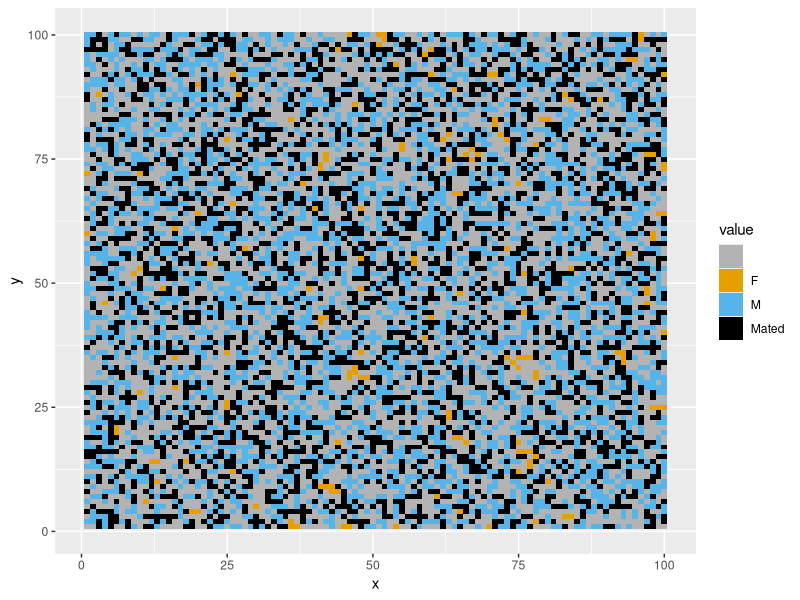
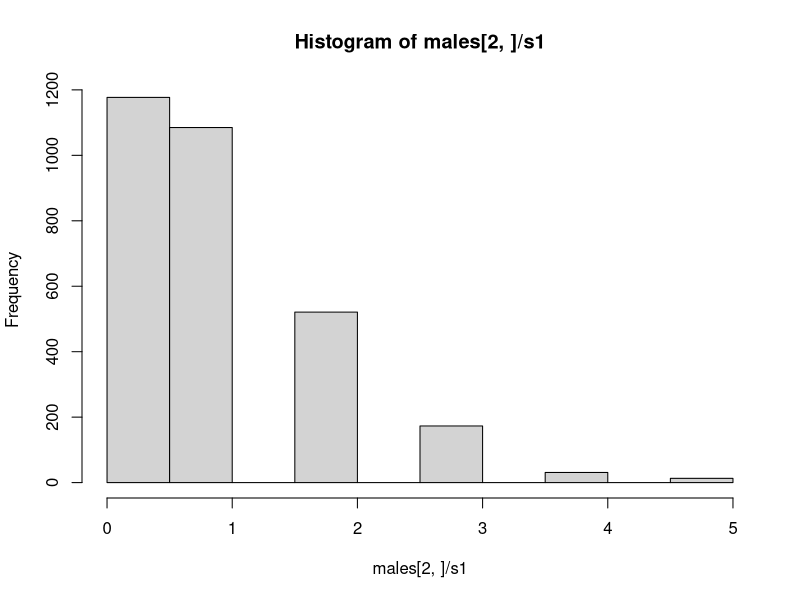
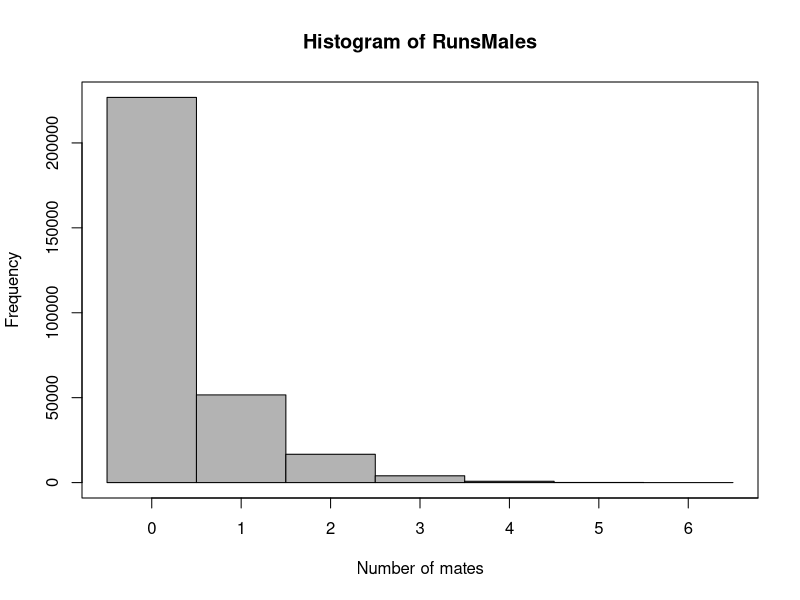

The R source for these figures, in order: (Note: a time limit stopped this script after it produced the figures.)
##### Code for measuring differences in effective population sizes between moss sexes ######

### The code has two major parts
# 1) Varying the population density
# 2) Varying the sex ratio

# Each part has three subsection
# 1) A single run of the simulation which can plot the arena
# 2) Multiple runs of the simulation
# 3) Full simulation which runs multiple runs for a range of parameter values

## Packages needed for plotting
require(reshape2)
require(ggplot2)

# Making colorblind friendly palette
colors <- c("#000000", "#E69F00", "#56B4E9", "#009E73",
            "#F0E442", "#0072B2", "#D55E00", "#CC79A7")


###########################################################
################# Varying the density #####################
###########################################################

# This simulation can be used to vary the density of indiviudals in the arena

####### Individual run of the simulation ########

##### Program ####
aRows <- 100 # Number of rows in spatial grid
aCols <- 100 # Number of columns in spatial grid

# Create empty spatial grid called "arena"
arena <- matrix(data = " ", nrow = aRows, ncol = aCols, byrow = FALSE, dimnames = NULL) 

N <- 6000 # population size, must be even  number because I assume an equal sex ratio

# Randomly selecting locations of individuals on grid
locs <- sample(seq(1,(aRows*aCols),by=1),N,replace=FALSE)

males <- matrix(data = 0, nrow = 2, ncol = N/2) # matrix of males
females <- rep(0,N/2) # matrix of males

m <- 1 # counter for males added 
f <- 1 # counter for males added 
for(i in 1:N){
  # alternate between placing of males and females on grid
  if(i%%2 == 0){
    males[1,m] <- locs[i] # Storing location
    arena[locs[i]] <- "M" # placing on grid
    m = m + 1
  }
  else{
    females[f] <- locs[i] # Storing location
    arena[locs[i]] <- "F"  # placing on grid
    f = f + 1
  }
}

# arena # shows grid

females <- sample(females,(N/2))#shuffle order of males

fM <- 0 # store number of mated females

for(i in 1:length(females)){
  mates <- rep(0,0) # vector of indexes of potential mates
  
  fRow <-(females[i]%% aRows) # convert index to row
  if(fRow == 0){fRow = aRows}
  fCol <- floor(((females[i])/aCols)+.99) # convert index to col
  
  if(fRow-1>0){ #check if there is a female above
    if(arena[(fRow-1),(fCol)] == "M"){
      # convert males loctation back to index
      index <- (((fCol-1)*aCols) + (fRow-1)) 
      # add index to list of potential mates
      mates <- c(mates,index)
    }
  }
  
  if(fRow+1<=aRows){ #check if there is a female below
    if(arena[(fRow+1),(fCol)] == "M"){
      # convert males loctation back to index
      index <- (((fCol-1)*aCols) + (fRow+1)) 
      # add index to list of potential mates
      mates <- c(mates,index)
    }
  }
  
  if(fCol-1>0){ #check if there is a female to the left
    if(arena[(fRow),(fCol-1)] == "M"){
      # convert males loctation back to index
      index <- (((fCol-2)*aCols) + (fRow)) 
      # add index to list of potential mates
      mates <- c(mates,index)
    }
  }
  
  if(fCol+1<=aCols){ #check if there is a female to the right
    if(arena[(fRow),(fCol+1)] == "M"){
      # convert males loctation back to index
      index <- (((fCol)*aCols) + (fRow)) 
      # add index to list of potential mates
      mates <- c(mates,index)
    }
  }
  
  if(fRow-1>0 && fCol-1>0){ #check diagonal up left
    if(arena[(fRow-1),(fCol-1)] == "M"){
      # convert males loctation back to index
      index <- (((fCol-2)*aCols) + (fRow-1)) 
      # add index to list of potential mates
      mates <- c(mates,index)
    }
  }
  
  if(fRow-1>0 && fCol+1<=aCols){ #check diagonal up right
    if(arena[(fRow-1),(fCol+1)] == "M"){
      # convert males loctation back to index
      index <- (((fCol)*aCols) + (fRow-1)) 
      # add index to list of potential mates
      mates <- c(mates,index)
    }
  }
  
  if(fRow+1<=aRows && fCol+1<=aCols){ #diagonal down right
    if(arena[(fRow+1),(fCol+1)] == "M"){
      # convert males loctation back to index
      index <- (((fCol)*aCols) + (fRow+1)) 
      # add index to list of potential mates
      mates <- c(mates,index)
    }
  }
  
  if(fRow+1<=aRows && fCol-1>0){ #check diagonal down left
    if(arena[(fRow+1),(fCol-1)] == "M"){
      # convert males loctation back to index
      index <- (((fCol-2)*aCols) + (fRow+1)) 
      # add index to list of potential mates
      mates <- c(mates,index)
    }
  }
  
  ## Mating
  if(length(mates) > 1){
    mate1 <- sample(mates,1) # randomly select mate
    mateX <- which(males[1,]==mate1) # index of mate
    males[2,mateX] = males[2,mateX] + 1
    
    # Record female as mated in arena
    arena[females[i]] <- "Mated" 
    fM = fM+1 # count how many females mated
  }
  if(length(mates) == 1){
    mateX <- which(males[1,]==mates) # index of mate
    males[2,mateX] = males[2,mateX] + 1
    
    # Record female as mated in arena
    arena[females[i]] <- "Mated" 
    fM = fM+1 # count how many females mated
  }
  
}

#### Plotting final arena ####
x1=melt(arena)
names(x1)=c("x","y","value")
levels(x1$value)=c("Empty","Unmated Female","Male","Mated Female")
qplot(x, y, fill=value, data=x1,geom='tile')+scale_fill_manual(values=c("gray70",colors[2],colors[3],colors[1]))
# Note, this plot looks wrong if the population size
# equals the arena size because there is one less level

## Calculating effective population size
# Scaler that is used to adjust fecundity to keep pop size constant
s1 <- (2/(mean(males[2,]))) # scale to keep pop size equal

# Applying scaler s1 to males
males[2,]<- sapply(males[2,],(function(x){x*s1}))
#mean(males[2,])
#var(males[2,])

# Calculating male (V chromosome) effective pop size
Ne <- ((2*N) - 2) / (2+var(males[2,]))

# Applying scaler to females
fList <- c(rep(s1,fM),rep(0,(N/2)-fM))
#mean(fList)
#var(fList)

# Calculating female (U chromosome) effective pop size
NeF <-  ((2*N) - 2) / (2+var(fList))

# Calculating autosome effective population size
alist <- c(males[2,],fList) # list of whole pop
Auto <- ((4*N) - 2) / (2+var(alist))

#histogram of number of mates per male
hist(males[2,]/s1)



####### Multiple runs of the simulation ########

reps <- 100 # Number of replicates

N <- 6000 # population size, must be even  number because I assume an equal sex ratio

RunsMales <- matrix(data = 0, nrow = reps, ncol = N/2) # matrix of males

RunsNeM <- rep(0,reps) # storing NeM values
RunsNeF <- rep(0,reps) # storing NeF values
RunsNeA <- rep(0,reps) # storing NeA values

for(k in 1:reps){
  ##### Program ####
  aRows <- 100 # Number of rows in spatial grid
  aCols <- 100 # Number of columns in spatial grid
  
  # Create empty spatial grid called "arena"
  arena <- matrix(data = " ", nrow = aRows, ncol = aCols, byrow = FALSE, dimnames = NULL) 
  
  # Randomly selecting locations of individuals on grid
  locs <- sample(seq(1,(aRows*aCols),by=1),N,replace=FALSE)
  
  males <- matrix(data = 0, nrow = 2, ncol = N/2) # matrix of males
  females <- rep(0,N/2) # matrix of males
  
  m <- 1 # counter for males added 
  f <- 1 # counter for males added 
  for(i in 1:N){
    # alternate between placing of males and females on grid
    if(i%%2 == 0){
      males[1,m] <- locs[i] # Storing location
      arena[locs[i]] <- "M" # placing on grid
      m = m + 1
    }
    else{
      females[m] <- locs[i] # Storing location
      arena[locs[i]] <- "F"  # placing on grid
      f = f + 1
    }
  }
  
  # arena # shows grid
  
  females <- sample(females,(N/2))#shuffle order of males
  
  fM <- 0 # store number of mated females
  
  for(i in 1:length(females)){
    mates <- rep(0,0) # vector of indexes of potential mates
    
    fRow <-(females[i]%% aRows) # convert index to row
    if(fRow == 0){fRow = aRows}
    fCol <- floor(((females[i])/aCols)+.99) # convert index to col
    
    if(fRow-1>0){ #check if there is a female above
      if(arena[(fRow-1),(fCol)] == "M"){
        # convert males loctation back to index
        index <- (((fCol-1)*aCols) + (fRow-1)) 
        # add index to list of potential mates
        mates <- c(mates,index)
      }
    }
    
    if(fRow+1<=aRows){ #check if there is a female below
      if(arena[(fRow+1),(fCol)] == "M"){
        # convert males loctation back to index
        index <- (((fCol-1)*aCols) + (fRow+1)) 
        # add index to list of potential mates
        mates <- c(mates,index)
      }
    }
    
    if(fCol-1>0){ #check if there is a female to the left
      if(arena[(fRow),(fCol-1)] == "M"){
        # convert males loctation back to index
        index <- (((fCol-2)*aCols) + (fRow)) 
        # add index to list of potential mates
        mates <- c(mates,index)
      }
    }
    
    if(fCol+1<=aCols){ #check if there is a female to the right
      if(arena[(fRow),(fCol+1)] == "M"){
        # convert males loctation back to index
        index <- (((fCol)*aCols) + (fRow)) 
        # add index to list of potential mates
        mates <- c(mates,index)
      }
    }
    
    if(fRow-1>0 && fCol-1>0){ #check diagonal up left
      if(arena[(fRow-1),(fCol-1)] == "M"){
        # convert males loctation back to index
        index <- (((fCol-2)*aCols) + (fRow-1)) 
        # add index to list of potential mates
        mates <- c(mates,index)
      }
    }
    
    if(fRow-1>0 && fCol+1<=aCols){ #check diagonal up right
      if(arena[(fRow-1),(fCol+1)] == "M"){
        # convert males loctation back to index
        index <- (((fCol)*aCols) + (fRow-1)) 
        # add index to list of potential mates
        mates <- c(mates,index)
      }
    }
    
    if(fRow+1<=aRows && fCol+1<=aCols){ #diagonal down right
      if(arena[(fRow+1),(fCol+1)] == "M"){
        # convert males loctation back to index
        index <- (((fCol)*aCols) + (fRow+1)) 
        # add index to list of potential mates
        mates <- c(mates,index)
      }
    }
    
    if(fRow+1<=aRows && fCol-1>0){ #check diagonal down left
      if(arena[(fRow+1),(fCol-1)] == "M"){
        # convert males loctation back to index
        index <- (((fCol-2)*aCols) + (fRow+1)) 
        # add index to list of potential mates
        mates <- c(mates,index)
      }
    }
    
    ## Mating
    if(length(mates) > 1){
      mate1 <- sample(mates,1) # randomly select mate
      mateX <- which(males[1,]==mate1) # index of mate
      males[2,mateX] = males[2,mateX] + 1
      
      # Record female as mated in arena
      arena[females[i]] <- "Mated" 
      fM = fM+1 # count how many females mated
    }
    if(length(mates) == 1){
      mateX <- which(males[1,]==mates) # index of mate
      males[2,mateX] = males[2,mateX] + 1
      
      # Record female as mated in arena
      arena[females[i]] <- "Mated" 
      fM = fM+1 # count how many females mated
    }
  }
  
  # scaler to keep pop size equal
  s1 <- (2/(mean(males[2,]))) 
  
  # Applying scaler to males
  males[2,]<- sapply(males[2,],(function(x){x*s1}))
  
  # Calculating male (V chromosome) effective pop size
  NeM <- ((2*N) - 2) / (2+var(males[2,]))
  
  # Applying scaler s1 to females 
  fList <- c(rep(s1,fM),rep(0,(N/2)-fM))
  
  # Calculating male (U chromosome) effective pop size
  NeF <-  ((2*N) - 2) / (2+var(fList))
  
  # Calculating autosome effective population size
  alist <- c(males[2,],fList) # list of whole pop
  NeA <- ((4*N) - 2) / (2+var(alist))
  
  RunsMales[k,] <- (males[2,]/s1) # stores males values
  RunsNeM[k] <- NeM # Stores male Ne
  RunsNeF[k] <- NeF # Stores female Ne
  RunsNeA[k] <- NeA # Stores autosome Ne
}


mean(RunsNeM) # Mean NeM of all runs
mean(RunsNeF) # Mean NeF of all runs

### Creates a histogram of number of mates per male
hist(RunsMales,breaks=max(RunsMales),xaxt="n",col="gray70",xlab="Number of mates",ylab="Frequency")
axis(1,at=seq(0.5,max(RunsMales)+.5,by=1),labels=seq(0,max(RunsMales),by=1))
box(which="plot")


######### Full simulation ###########

# Loops through different densities
# Runs multiple replicates for each density
# Plots the results

# Vector of pop sizes to evaluate (must be even numbers)
sizes <- seq(1000,10000,by=1000)

# Vectors for storing results of different runs
NeM_results <- rep(0,length(sizes))
NeF_results <- rep(0,length(sizes))
NeA_results <- rep(0,length(sizes))

vSucM_results <- rep(0,length(sizes))
vSucF_results  <- rep(0,length(sizes))
vSucA_results  <- rep(0,length(sizes))

reps <- 100 # Number of replicates

for(z in 1:length(sizes)){
  
  N <- sizes[z] # population size, must be even  number because I assume an equal sex ratio
  
  RunsMales <- matrix(data = 0, nrow = reps, ncol = N/2) # matrix of males
  
  # Storing Ne results for each runs
  RunsNeM <- rep(0,reps)
  RunsNeF <- rep(0,reps)
  RunsNeA <- rep(0,reps)
  
  vSucM <- rep(0,reps)
  vSucF <- rep(0,reps)
  vSucA <- rep(0,reps)
  
  for(k in 1:reps){
    ##### Program ####
    aRows <- 100 # Number of rows in spatial grid
    aCols <- 100 # Number of columns in spatial grid
    
    # Create empty spatial grid called "arena"
    arena <- matrix(data = " ", nrow = aRows, ncol = aCols, byrow = FALSE, dimnames = NULL) 
    
    # Randomly selecting locations of individuals on grid
    locs <- sample(seq(1,(aRows*aCols),by=1),N,replace=FALSE)
    
    males <- matrix(data = 0, nrow = 2, ncol = N/2) # matrix of males
    females <- rep(0,N/2) # matrix of males
    
    m <- 1 # counter for males added 
    f <- 1 # counter for males added 
    for(i in 1:N){
      # alternate between placing of males and females on grid
      if(i%%2 == 0){
        males[1,m] <- locs[i] # Storing location
        arena[locs[i]] <- "M" # placing on grid
        m = m + 1
      }
      else{
        females[m] <- locs[i] # Storing location
        arena[locs[i]] <- "F"  # placing on grid
        f = f + 1
      }
    }
    
    # arena # shows grid
    
    females <- sample(females,(N/2))#shuffle order of males
    
    fM <- 0 # store number of mated females
    
    for(i in 1:length(females)){
      mates <- rep(0,0) # vector of indexes of potential mates
      
      fRow <-(females[i]%% aRows) # convert index to row
      if(fRow == 0){fRow = aRows}
      fCol <- floor(((females[i])/aCols)+.99) # convert index to col
      
      if(fRow-1>0){ #check if there is a female above
        if(arena[(fRow-1),(fCol)] == "M"){
          # convert males loctation back to index
          index <- (((fCol-1)*aCols) + (fRow-1)) 
          # add index to list of potential mates
          mates <- c(mates,index)
        }
      }
      
      if(fRow+1<=aRows){ #check if there is a female below
        if(arena[(fRow+1),(fCol)] == "M"){
          # convert males loctation back to index
          index <- (((fCol-1)*aCols) + (fRow+1)) 
          # add index to list of potential mates
          mates <- c(mates,index)
        }
      }
      
      if(fCol-1>0){ #check if there is a female to the left
        if(arena[(fRow),(fCol-1)] == "M"){
          # convert males loctation back to index
          index <- (((fCol-2)*aCols) + (fRow)) 
          # add index to list of potential mates
          mates <- c(mates,index)
        }
      }
      
      if(fCol+1<=aCols){ #check if there is a female to the right
        if(arena[(fRow),(fCol+1)] == "M"){
          # convert males loctation back to index
          index <- (((fCol)*aCols) + (fRow)) 
          # add index to list of potential mates
          mates <- c(mates,index)
        }
      }
      
      if(fRow-1>0 && fCol-1>0){ #check diagonal up left
        if(arena[(fRow-1),(fCol-1)] == "M"){
          # convert males loctation back to index
          index <- (((fCol-2)*aCols) + (fRow-1)) 
          # add index to list of potential mates
          mates <- c(mates,index)
        }
      }
      
      if(fRow-1>0 && fCol+1<=aCols){ #check diagonal up right
        if(arena[(fRow-1),(fCol+1)] == "M"){
          # convert males loctation back to index
          index <- (((fCol)*aCols) + (fRow-1)) 
          # add index to list of potential mates
          mates <- c(mates,index)
        }
      }
      
      if(fRow+1<=aRows && fCol+1<=aCols){ #diagonal down right
        if(arena[(fRow+1),(fCol+1)] == "M"){
          # convert males loctation back to index
          index <- (((fCol)*aCols) + (fRow+1)) 
          # add index to list of potential mates
          mates <- c(mates,index)
        }
      }
      
      if(fRow+1<=aRows && fCol-1>0){ #check diagonal down left
        if(arena[(fRow+1),(fCol-1)] == "M"){
          # convert males loctation back to index
          index <- (((fCol-2)*aCols) + (fRow+1)) 
          # add index to list of potential mates
          mates <- c(mates,index)
        }
      }
      
      ## Mating
      if(length(mates) > 1){
        mate1 <- sample(mates,1) # randomly select mate
        mateX <- which(males[1,]==mate1) # index of mate
        males[2,mateX] = males[2,mateX] + 1
        
        # Record female as mated in arena
        arena[females[i]] <- "Mated" 
        fM = fM+1 # count how many females mated
      }
      if(length(mates) == 1){
        mateX <- which(males[1,]==mates) # index of mate
        males[2,mateX] = males[2,mateX] + 1
        
        # Record female as mated in arena
        arena[females[i]] <- "Mated" 
        fM = fM+1 # count how many females mated
      }
    }
    
    # scaler to keep pop size equal
    s1 <- (2/(mean(males[2,]))) 
    
    # Applying scaler to males
    males[2,]<- sapply(males[2,],(function(x){x*s1}))
    
    # Calculating male (V chromosome) effective pop size
    NeM <- ((2*N) - 2) / (2+var(males[2,]))
    
    # Applying scaler s1 to females 
    fList <- c(rep(s1,fM),rep(0,(N/2)-fM))
    
    # Calculating male (U chromosome) effective pop size
    NeF <-  ((2*N) - 2) / (2+var(fList))
    
    # Calculating autosome effective population size
    alist <- c(males[2,],fList) # list of whole pop
    NeA <- ((4*N) - 2) / (2+var(alist))
    
    RunsMales[k,] <- (males[2,]/s1) # stores males values
    RunsNeM[k] <- NeM # Stores male Ne
    RunsNeF[k] <- NeF # Stores female Ne
    RunsNeA[k] <- NeA # Stores autosome Ne
    
    ### Storing variances in reproductive success
    vSucM[k] <- var(males[2,])
    vSucF[k] <- var(fList)
    vSucA[k] <- var(alist)
    
  }
  NeM_results[z] <- mean(RunsNeM) # Mean NeM of all runs
  NeF_results[z] <- mean(RunsNeF) # Mean NeF of all runs
  NeA_results[z] <- mean(RunsNeA) # Mean NeA of all runs
  
  vSucM_results[z] <- mean(vSucM) # Mean vSucM of all runs
  vSucF_results[z]  <- mean(vSucF) # Mean vSucF of all runs
  vSucA_results[z]  <- mean(vSucA) # Mean vSucA of all runs
}

### Plotting effective pop results
# Plots will have to be adjusted depending on parameters
# Export with size (4.3H X 5W)

plot(x=seq(1000,10000,by=1000),y=NeA_results,pch=16,xlab="Realized population size",ylab="Effective population size",cex.axis=.75,col="blue")
lines(x=seq(1000,10000,by=1000),y=NeA_results,col="blue")

lines(x=seq(1000,10000,by=1000),y=NeF_results,lty=1)
points(x=seq(1000,10000,by=1000),y=NeF_results,pch=16)

lines(x=seq(1000,10000,by=1000),y=NeM_results,lty=1)
points(x=seq(1000,10000,by=1000),y=NeM_results,pch=21,col="black",bg="white")

legend(1000,10000,c("Autosome","U chromosome","V chromosome"),pch=c(16,16,1),col=c("blue","black","black"),cex=.75,box.lwd=F,y.intersp=.5,bty="n",seg.len=3,pt.cex = c(1,1,.85))


## Plotting variances in reproductive success
plot(x=seq(1000,10000,by=1000),y=vSucA_results,pch=16,xlab=NA,ylab=NA,cex.axis=.75,col="blue",ylim=c(0,12))
lines(x=seq(1000,10000,by=1000),y=vSucA_results,col="blue")

lines(x=seq(1000,10000,by=1000),y=vSucF_results,lty=1)
points(x=seq(1000,10000,by=1000),y=vSucF_results,pch=16)

lines(x=seq(1000,10000,by=1000),y=vSucM_results,lty=1)
points(x=seq(1000,10000,by=1000),y=vSucM_results,pch=21,col="black",bg="white")


legend(7000,12,c("Males","Total Population","Females"),pch=c(1,16,16),col=c("black","blue","black"),cex=.75,box.lwd=F,y.intersp=.5,bty="n",seg.len=3,pt.cex = c(.85,1,1))


mtext(side = 1, line = 2.5, 'Realized population size',cex=.9)
mtext(side = 2, line = 2.5, 'Variance in reproductive success',cex=.9)



## Plotting differences variances in reproductive success
plot((x=seq(100,3000,by=100)/10000),y=(vSucM_results/vSucF_results),pch=16,xlab=NA,ylab=NA,cex.axis=.75,col="black",ylim=c(0,4))
lines((x=seq(100,3000,by=100)/10000),y=(vSucM_results/vSucF_results),col="black")

#Vr <- vRatio(.5)
#abline(h = Vr,col="black")

lines((x=seq(100,3000,by=100)/10000),y=(vSucF_results/vSucA_results),lty=1,col="blue")
points((x=seq(100,3000,by=100)/10000),y=(vSucF_results/vSucA_results),pch=16,col="blue")

mtext(side = 1, line = 2.5, 'Density',cex=.9)
mtext(side = 2, line = 2.5, expression(alpha),cex=.9,adj=.4)
mtext(side = 2, line = 2.5, expression(Beta),cex=.9,adj=.6,col="blue")
mtext(side = 2, line = 2.5, "or",cex=.9,adj=.5)


###########################################################
################# Varying the Sex Ratio ###################
###########################################################

# This code runs simulations where you can change the sex ratio

####### Individual run of the simulation ########
##### Program ####
NM <- 5400 # Number of males
NF <- 600 # Number of Females
N <- NM + NF # Tot Population size

aRows <- 100 # Number of rows in spatial grid
aCols <- 100 # Number of columns in spatial grid

# Create empty spatial grid called "arena"
arena <- matrix(data = " ", nrow = aRows, ncol = aCols, byrow = FALSE, dimnames = NULL) 

# Randomly selecting locations of individuals on grid
locs <- sample(seq(1,(aRows*aCols),by=1),N,replace=FALSE)

males <- matrix(data = 0, nrow = 2, ncol = NM) # matrix of males
females <- rep(0,NF) # matrix of males

## Filling arena

m <- 1 # counter for males added 
f <- 1 # counter for females added 
for(i in 1:N){
  # alternate between placing of males and females on grid
  
  if(NM < NF){ # if less males than females 
    if(i%%2 == 0 && m <= NM){
      males[1,m] <- locs[i] # Storing location
      arena[locs[i]] <- "M" # placing on grid
      m = m + 1
    }
    else{
      females[f] <- locs[i] # Storing location
      arena[locs[i]] <- "F"  # placing on grid
      f = f + 1
    }
  }
  else{ # If more females than males
    if(i%%2 == 0 && f <= NF){
      females[f] <- locs[i] # Storing location
      arena[locs[i]] <- "F" # placing on grid
      f = f + 1
    }
    else{
      males[1,m] <- locs[i] # Storing location
      arena[locs[i]] <- "M" # placing on grid
      m = m + 1
    }
  }
}

# arena # shows grid

females <- sample(females,NF)#shuffle order of males

fM <- 0 # store number of mated females

for(i in 1:length(females)){
  mates <- rep(0,0) # vector of indexes of potential mates
  
  fRow <-(females[i]%% aRows) # convert index to row
  if(fRow == 0){fRow = aRows}
  fCol <- floor(((females[i])/aCols)+.99) # convert index to col
  
  if(fRow-1>0){ #check if there is a female above
    if(arena[(fRow-1),(fCol)] == "M"){
      # convert males loctation back to index
      index <- (((fCol-1)*aCols) + (fRow-1)) 
      # add index to list of potential mates
      mates <- c(mates,index)
    }
  }
  
  if(fRow+1<=aRows){ #check if there is a female below
    if(arena[(fRow+1),(fCol)] == "M"){
      # convert males loctation back to index
      index <- (((fCol-1)*aCols) + (fRow+1)) 
      # add index to list of potential mates
      mates <- c(mates,index)
    }
  }
  
  if(fCol-1>0){ #check if there is a female to the left
    if(arena[(fRow),(fCol-1)] == "M"){
      # convert males loctation back to index
      index <- (((fCol-2)*aCols) + (fRow)) 
      # add index to list of potential mates
      mates <- c(mates,index)
    }
  }
  
  if(fCol+1<=aCols){ #check if there is a female to the right
    if(arena[(fRow),(fCol+1)] == "M"){
      # convert males loctation back to index
      index <- (((fCol)*aCols) + (fRow)) 
      # add index to list of potential mates
      mates <- c(mates,index)
    }
  }
  
  if(fRow-1>0 && fCol-1>0){ #check diagonal up left
    if(arena[(fRow-1),(fCol-1)] == "M"){
      # convert males loctation back to index
      index <- (((fCol-2)*aCols) + (fRow-1)) 
      # add index to list of potential mates
      mates <- c(mates,index)
    }
  }
  
  if(fRow-1>0 && fCol+1<=aCols){ #check diagonal up right
    if(arena[(fRow-1),(fCol+1)] == "M"){
      # convert males loctation back to index
      index <- (((fCol)*aCols) + (fRow-1)) 
      # add index to list of potential mates
      mates <- c(mates,index)
    }
  }
  
  if(fRow+1<=aRows && fCol+1<=aCols){ #diagonal down right
    if(arena[(fRow+1),(fCol+1)] == "M"){
      # convert males loctation back to index
      index <- (((fCol)*aCols) + (fRow+1)) 
      # add index to list of potential mates
      mates <- c(mates,index)
    }
  }
  
  if(fRow+1<=aRows && fCol-1>0){ #check diagonal down left
    if(arena[(fRow+1),(fCol-1)] == "M"){
      # convert males loctation back to index
      index <- (((fCol-2)*aCols) + (fRow+1)) 
      # add index to list of potential mates
      mates <- c(mates,index)
    }
  }
  
  ## Mating
  if(length(mates) > 1){
    mate1 <- sample(mates,1) # randomly select mate
    mateX <- which(males[1,]==mate1) # index of mate
    males[2,mateX] = males[2,mateX] + 1
    
    # Record female as mated in arena
    arena[females[i]] <- "Mated" 
    fM = fM+1 # count how many females mated
  }
  if(length(mates) == 1){
    mateX <- which(males[1,]==mates) # index of mate
    males[2,mateX] = males[2,mateX] + 1
    
    # Record female as mated in arena
    arena[females[i]] <- "Mated" 
    fM = fM+1 # count how many females mated
  }
}

#### Plotting final arena ####
x1=melt(arena)
names(x1)=c("x","y","value")
levels(x1$value)=c("Empty","Unmated Female","Male","Mated Female")
qplot(x, y, fill=value, data=x1,geom='tile')+scale_fill_manual(values=c("gray70",colors[2],colors[3],colors[1]))
# Note, this plot looks wrong if the population size
# equals the arena size because there is one less level

# scaler to keep pop size equal
s1 <- (2/(mean(males[2,]))) 

# Applying scaler to males
males[2,]<- sapply(males[2,],(function(x){x*s1}))

# Calculating male (V chromosome) effective pop size
NeM <- ((4*NM) - 2) / (2+var(males[2,]))

# Applying scaler s1 to females 
fList <- c(rep(s1,fM),rep(0,(NF)-fM))

# Calculating male (U chromosome) effective pop size
NeF <-  ((4*NF) - 2) / (2+var(fList))

# Calculating autosome effective population size
alist <- c(males[2,],fList) # list of whole pop
NeA <- ((4*N) - 2) / (2+var(alist))

#histogram of number of mates per male
hist(males[2,]/s1)



####### Running Multiple Reps ########

reps <- 100 # Number of replicates

N <- 6000 # population size, must be even  number because I assume an equal sex ratio

NM <- 3000 # number of males
NF <- 3000 # number of females

RunsMales <- matrix(data = 0, nrow = reps, ncol = NM) # matrix of males

RunsNeM <- rep(0,reps)
RunsNeF <- rep(0,reps)
RunsNeA <- rep(0,reps)

for(k in 1:reps){
  ##### Program ####
  aRows <- 100 # Number of rows in spatial grid
  aCols <- 100 # Number of columns in spatial grid
  
  # Create empty spatial grid called "arena"
  arena <- matrix(data = " ", nrow = aRows, ncol = aCols, byrow = FALSE, dimnames = NULL) 
  
  # Randomly selecting locations of individuals on grid
  locs <- sample(seq(1,(aRows*aCols),by=1),N,replace=FALSE)
  
  males <- matrix(data = 0, nrow = 2, ncol = NM) # matrix of males
  females <- rep(0,NF) # matrix of males
  
  ## Filling arena
  
  m <- 1 # counter for males added 
  f <- 1 # counter for females added 
  for(i in 1:N){
    # alternate between placing of males and females on grid
    
    if(NM < NF){ # if less males than females 
      if(i%%2 == 0 && m <= NM){
        males[1,m] <- locs[i] # Storing location
        arena[locs[i]] <- "M" # placing on grid
        m = m + 1
      }
      else{
        females[f] <- locs[i] # Storing location
        arena[locs[i]] <- "F"  # placing on grid
        f = f + 1
      }
    }
    else{ # If more females than males
      if(i%%2 == 0 && f <= NF){
        females[f] <- locs[i] # Storing location
        arena[locs[i]] <- "F" # placing on grid
        f = f + 1
      }
      else{
        males[1,m] <- locs[i] # Storing location
        arena[locs[i]] <- "M" # placing on grid
        m = m + 1
      }
    }
  }
  
  # arena # shows grid
  
  females <- sample(females,NF)#shuffle order of males
  
  fM <- 0 # store number of mated females
  
  for(i in 1:length(females)){
    mates <- rep(0,0) # vector of indexes of potential mates
    
    fRow <-(females[i]%% aRows) # convert index to row
    if(fRow == 0){fRow = aRows}
    fCol <- floor(((females[i])/aCols)+.99) # convert index to col
    
    if(fRow-1>0){ #check if there is a female above
      if(arena[(fRow-1),(fCol)] == "M"){
        # convert males loctation back to index
        index <- (((fCol-1)*aCols) + (fRow-1)) 
        # add index to list of potential mates
        mates <- c(mates,index)
      }
    }
    
    if(fRow+1<=aRows){ #check if there is a female below
      if(arena[(fRow+1),(fCol)] == "M"){
        # convert males loctation back to index
        index <- (((fCol-1)*aCols) + (fRow+1)) 
        # add index to list of potential mates
        mates <- c(mates,index)
      }
    }
    
    if(fCol-1>0){ #check if there is a female to the left
      if(arena[(fRow),(fCol-1)] == "M"){
        # convert males loctation back to index
        index <- (((fCol-2)*aCols) + (fRow)) 
        # add index to list of potential mates
        mates <- c(mates,index)
      }
    }
    
    if(fCol+1<=aCols){ #check if there is a female to the right
      if(arena[(fRow),(fCol+1)] == "M"){
        # convert males loctation back to index
        index <- (((fCol)*aCols) + (fRow)) 
        # add index to list of potential mates
        mates <- c(mates,index)
      }
    }
    
    if(fRow-1>0 && fCol-1>0){ #check diagonal up left
      if(arena[(fRow-1),(fCol-1)] == "M"){
        # convert males loctation back to index
        index <- (((fCol-2)*aCols) + (fRow-1)) 
        # add index to list of potential mates
        mates <- c(mates,index)
      }
    }
    
    if(fRow-1>0 && fCol+1<=aCols){ #check diagonal up right
      if(arena[(fRow-1),(fCol+1)] == "M"){
        # convert males loctation back to index
        index <- (((fCol)*aCols) + (fRow-1)) 
        # add index to list of potential mates
        mates <- c(mates,index)
      }
    }
    
    if(fRow+1<=aRows && fCol+1<=aCols){ #diagonal down right
      if(arena[(fRow+1),(fCol+1)] == "M"){
        # convert males loctation back to index
        index <- (((fCol)*aCols) + (fRow+1)) 
        # add index to list of potential mates
        mates <- c(mates,index)
      }
    }
    
    if(fRow+1<=aRows && fCol-1>0){ #check diagonal down left
      if(arena[(fRow+1),(fCol-1)] == "M"){
        # convert males loctation back to index
        index <- (((fCol-2)*aCols) + (fRow+1)) 
        # add index to list of potential mates
        mates <- c(mates,index)
      }
    }
    
    ## Mating
    if(length(mates) > 1){
      mate1 <- sample(mates,1) # randomly select mate
      mateX <- which(males[1,]==mate1) # index of mate
      males[2,mateX] = males[2,mateX] + 1
      
      # Record female as mated in arena
      arena[females[i]] <- "Mated" 
      fM = fM+1 # count how many females mated
    }
    if(length(mates) == 1){
      mateX <- which(males[1,]==mates) # index of mate
      males[2,mateX] = males[2,mateX] + 1
      
      # Record female as mated in arena
      arena[females[i]] <- "Mated" 
      fM = fM+1 # count how many females mated
    }
  }
  
  # scaler to keep pop size equal
  s1 <- (2/(mean(males[2,]))) 
  
  # Applying scaler to males
  males[2,]<- sapply(males[2,],(function(x){x*s1}))
  
  # Calculating male (V chromosome) effective pop size
  NeM <- ((4*NM) - 2) / (2+var(males[2,]))
  
  # Applying scaler s1 to females 
  fList <- c(rep(s1,fM),rep(0,(NF)-fM))
  
  # Calculating male (U chromosome) effective pop size
  NeF <-  ((4*NF) - 2) / (2+var(fList))
  
  # Calculating autosome effective population size
  alist <- c(males[2,],fList) # list of whole pop
  NeA <- ((4*N) - 2) / (2+var(alist))
  
  RunsMales[k,] <- (males[2,]/s1) # stores males values
  RunsNeM[k] <- NeM # Stores male Ne
  RunsNeF[k] <- NeF # Stores female Ne
  RunsNeA[k] <- NeA # Stores autosome Ne
  
}


mean(RunsNeM) # Mean NeM of all runs
mean(RunsNeF) # Mean NeF of all runs
mean(RunsNeA)

### Creates a histogram of number of mates per male
hist(RunsMales,breaks=max(RunsMales),xaxt="n",col="gray70",xlab="Number of mates",ylab="Frequency")
axis(1,at=seq(0.5,max(RunsMales)+.5,by=1),labels=seq(0,max(RunsMales),by=1))
box(which="plot")




######### Full simulation ###########

# Loops through different densities
# Runs multiple replicates for each sex ratio
# Plots the results

# Vector of sizes to evaluate
sizesM <- c(5400,5250,5000,4500,3000,1500,1000,750,600) # males
sizesF <- c(600,750,1000,1500,3000,4500,5000,5250,5400) # females

# Vectors for storing results of different runs
NeM_results <- rep(0,length(sizesM))
NeF_results <- rep(0,length(sizesF))
NeA_results <- rep(0,length(sizesM))

reps <- 100 # Number of replicates

for(z in 1:length(sizesM)){
  
  N <- sizesM[z] + sizesF[z] # total population size

  NM <- sizesM[z] # number of males
  NF <- sizesF[z] # number of females
  
  RunsMales <- matrix(data = 0, nrow = reps, ncol = NM) # matrix of males
  
  RunsNeM <- rep(0,reps)
  RunsNeF <- rep(0,reps)
  RunsNeA <- rep(0,reps)
  
  for(k in 1:reps){
    ##### Program ####
    aRows <- 100 # Number of rows in spatial grid
    aCols <- 100 # Number of columns in spatial grid
    
    # Create empty spatial grid called "arena"
    arena <- matrix(data = " ", nrow = aRows, ncol = aCols, byrow = FALSE, dimnames = NULL) 
    
    # Randomly selecting locations of individuals on grid
    locs <- sample(seq(1,(aRows*aCols),by=1),N,replace=FALSE)
    
    males <- matrix(data = 0, nrow = 2, ncol = NM) # matrix of males
    females <- rep(0,NF) # matrix of males
    
    ## Filling arena
    
    m <- 1 # counter for males added 
    f <- 1 # counter for females added 
    for(i in 1:N){
      # alternate between placing of males and females on grid
      
      if(NM < NF){ # if less males than females 
        if(i%%2 == 0 && m <= NM){
          males[1,m] <- locs[i] # Storing location
          arena[locs[i]] <- "M" # placing on grid
          m = m + 1
        }
        else{
          females[f] <- locs[i] # Storing location
          arena[locs[i]] <- "F"  # placing on grid
          f = f + 1
        }
      }
      else{ # If more females than males
        if(i%%2 == 0 && f <= NF){
          females[f] <- locs[i] # Storing location
          arena[locs[i]] <- "F" # placing on grid
          f = f + 1
        }
        else{
          males[1,m] <- locs[i] # Storing location
          arena[locs[i]] <- "M" # placing on grid
          m = m + 1
        }
      }
    }
    
    # arena # shows grid
    
    females <- sample(females,NF)#shuffle order of males
    
    fM <- 0 # store number of mated females
    
    for(i in 1:length(females)){
      mates <- rep(0,0) # vector of indexes of potential mates
      
      fRow <-(females[i]%% aRows) # convert index to row
      if(fRow == 0){fRow = aRows}
      fCol <- floor(((females[i])/aCols)+.99) # convert index to col
      
      if(fRow-1>0){ #check if there is a female above
        if(arena[(fRow-1),(fCol)] == "M"){
          # convert males loctation back to index
          index <- (((fCol-1)*aCols) + (fRow-1)) 
          # add index to list of potential mates
          mates <- c(mates,index)
        }
      }
      
      if(fRow+1<=aRows){ #check if there is a female below
        if(arena[(fRow+1),(fCol)] == "M"){
          # convert males loctation back to index
          index <- (((fCol-1)*aCols) + (fRow+1)) 
          # add index to list of potential mates
          mates <- c(mates,index)
        }
      }
      
      if(fCol-1>0){ #check if there is a female to the left
        if(arena[(fRow),(fCol-1)] == "M"){
          # convert males loctation back to index
          index <- (((fCol-2)*aCols) + (fRow)) 
          # add index to list of potential mates
          mates <- c(mates,index)
        }
      }
      
      if(fCol+1<=aCols){ #check if there is a female to the right
        if(arena[(fRow),(fCol+1)] == "M"){
          # convert males loctation back to index
          index <- (((fCol)*aCols) + (fRow)) 
          # add index to list of potential mates
          mates <- c(mates,index)
        }
      }
      
      if(fRow-1>0 && fCol-1>0){ #check diagonal up left
        if(arena[(fRow-1),(fCol-1)] == "M"){
          # convert males loctation back to index
          index <- (((fCol-2)*aCols) + (fRow-1)) 
          # add index to list of potential mates
          mates <- c(mates,index)
        }
      }
      
      if(fRow-1>0 && fCol+1<=aCols){ #check diagonal up right
        if(arena[(fRow-1),(fCol+1)] == "M"){
          # convert males loctation back to index
          index <- (((fCol)*aCols) + (fRow-1)) 
          # add index to list of potential mates
          mates <- c(mates,index)
        }
      }
      
      if(fRow+1<=aRows && fCol+1<=aCols){ #diagonal down right
        if(arena[(fRow+1),(fCol+1)] == "M"){
          # convert males loctation back to index
          index <- (((fCol)*aCols) + (fRow+1)) 
          # add index to list of potential mates
          mates <- c(mates,index)
        }
      }
      
      if(fRow+1<=aRows && fCol-1>0){ #check diagonal down left
        if(arena[(fRow+1),(fCol-1)] == "M"){
          # convert males loctation back to index
          index <- (((fCol-2)*aCols) + (fRow+1)) 
          # add index to list of potential mates
          mates <- c(mates,index)
        }
      }
      
      ## Mating
      if(length(mates) > 1){
        mate1 <- sample(mates,1) # randomly select mate
        mateX <- which(males[1,]==mate1) # index of mate
        males[2,mateX] = males[2,mateX] + 1
        
        # Record female as mated in arena
        arena[females[i]] <- "Mated" 
        fM = fM+1 # count how many females mated
      }
      if(length(mates) == 1){
        mateX <- which(males[1,]==mates) # index of mate
        males[2,mateX] = males[2,mateX] + 1
        
        # Record female as mated in arena
        arena[females[i]] <- "Mated" 
        fM = fM+1 # count how many females mated
      }
    }
    
    # scaler to keep pop size equal
    s1 <- (2/(mean(males[2,]))) 
    
    # Applying scaler to males
    males[2,]<- sapply(males[2,],(function(x){x*s1}))
    
    # Calculating male (V chromosome) effective pop size
    NeM <- ((4*NM) - 2) / (2+var(males[2,]))
    
    # Applying scaler s1 to females 
    fList <- c(rep(s1,fM),rep(0,(NF)-fM))
    
    # Calculating male (U chromosome) effective pop size
    NeF <-  ((4*NF) - 2) / (2+var(fList))
    
    # Calculating autosome effective population size
    alist <- c(males[2,],fList) # list of whole pop
    NeA <- ((4*N) - 2) / (2+var(alist))
    
    RunsMales[k,] <- (males[2,]/s1) # stores males values
    RunsNeM[k] <- NeM # Stores male Ne
    RunsNeF[k] <- NeF # Stores female Ne
    RunsNeA[k] <- NeA # Stores autosome Ne
  }
  
  NeM_results[z] <- mean(RunsNeM) # Mean NeM of all runs
  NeF_results[z] <- mean(RunsNeF) # Mean NeF of all runs
  NeA_results[z] <- mean(RunsNeA) # Mean NeA of all runs
}



plot(x=seq(1,9,by=1),y=NeF_results,pch=16,xlab="Females:Males",ylab="Effective population size",cex.axis=.75,ylim=c(0,11000),yaxt="n",xaxt="n")
lines(x=seq(1,9,by=1),y=NeF_results)

lines(x=seq(1,9,by=1),y=NeM_results,lty=1)
points(x=seq(1,9,by=1),y=NeM_results,pch=21,col="black",bg="white")

lines(x=seq(1,9,by=1),y=NeA_results,lty=1,col="blue")
points(x=seq(1,9,by=1),y=NeA_results,pch=16,col="blue")

xlabs = c("1:9","1:7","1:5","1:3","1:1","3:1","5:1","7:1","9:1")
axis(1,seq(1,9,by=1),labels=xlabs,cex.axis=.75,padj=-.5)
axis(2,seq(0,11000,by=2000),cex.axis=.75,padj=-.5)

legend(1,11000,c("Autosome","U chromosome","V chromosome"),pch=c(16,16,1),col=c("blue","black","black"),cex=.75,box.lwd=F,y.intersp=.5,bty="n",seg.len=3,pt.cex = c(1,1,.85))

###########################################################
##### Calculating ratios of variances in success ##########
###########################################################

# Parameter values
mu <- 10^-8 # mutation rate
N <- 400000 # realized population size
U <- 0.005 # theta of U
V <- 0.0025
A <- 0.01
lambda <- V/U

# Function giving alpha:
# Ratio of variance in U to V
vRatio <- function(x){
  ((8*mu*((N-1)/(x*U)))-2) / ((8*mu*((N-1)/(U)))-2)
}

# Testing
vRatio(.5)

# Function giving Beta:
# Ratio of variance in U to A
vRatioA <- function(x){
  ((8*mu*((N-1)/(x*A)))-2) / ((8*mu*(((2*N)-1)/(A)))-2)
}

# Testing
vRatioA(.5)
